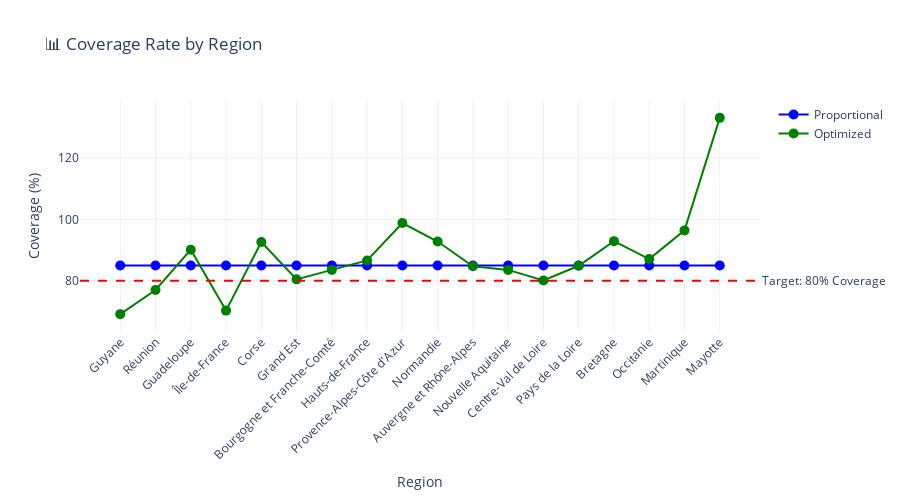

Write notebook code for a chart like this one.
### Code cell
# Coverage comparison
if df_predictions is not None:
    fig = go.Figure()

    fig.add_trace(go.Scatter(
        x=regional_demand['region'],
        y=regional_demand['coverage_proportional'],
        mode='markers+lines',
        name='Proportional',
        marker=dict(size=10, color='blue')
    ))

    if 'coverage_optimal' in regional_demand.columns:
        fig.add_trace(go.Scatter(
            x=regional_demand['region'],
            y=regional_demand['coverage_optimal'],
            mode='markers+lines',
            name='Optimized',
            marker=dict(size=10, color='green')
        ))

    # Target line at 80%
    fig.add_hline(
        y=80,
        line_dash='dash',
        line_color='red',
        annotation_text='Target: 80% Coverage',
        annotation_position='right'
    )

    fig.update_layout(
        title='📊 Coverage Rate by Region',
        xaxis_title='Region',
        yaxis_title='Coverage (%)',
        xaxis_tickangle=-45,
        height=500,
        template='plotly_white',
        hovermode='x unified'
    )

    fig.write_html(viz_path / 'coverage_by_region.html')
    fig.show()
    print("✅ Saved: coverage_by_region.html")

### Figure 1 — Plotly figure (JSON) as saved in the notebook; plotly's stock layout.template omitted (floating-point values rounded to 4 significant figures)
{"data": [{"marker": {"color": "blue", "size": 10}, "mode": "markers+lines", "name": "Proportional", "type": "scatter", "x": ["Guyane", "Réunion", "Guadeloupe", "Île-de-France", "Corse", "Grand Est", "Bourgogne et Franche-Comté", "Hauts-de-France", "Provence-Alpes-Côte d'Azur", "Normandie", "Auvergne et Rhône-Alpes", "Nouvelle Aquitaine", "Centre-Val de Loire", "Pays de la Loire", "Bretagne", "Occitanie", "Martinique", "Mayotte"], "y": [85.0, 85.0, 85.0, 85.0, 85.0, 85.0, 85.0, 85.0, 85.0, 85.0, 85.0, 85.0, 85.0, 85.0, 85.0, 85.0, 85.0, 85.0]}, {"marker": {"color": "green", "size": 10}, "mode": "markers+lines", "name": "Optimized", "type": "scatter", "x": ["Guyane", "Réunion", "Guadeloupe", "Île-de-France", "Corse", "Grand Est", "Bourgogne et Franche-Comté", "Hauts-de-France", "Provence-Alpes-Côte d'Azur", "Normandie", "Auvergne et Rhône-Alpes", "Nouvelle Aquitaine", "Centre-Val de Loire", "Pays de la Loire", "Bretagne", "Occitanie", "Martinique", "Mayotte"], "y": [69.13, 77.0, 90.13, 70.28, 92.65, 80.46, 83.55, 86.63, 98.83, 92.79, 84.73, 83.55, 80.09, 84.89, 92.91, 87.06, 96.43, 133.1]}], "layout": {"annotations": [{"showarrow": false, "text": "Target: 80% Coverage", "x": 1, "xanchor": "left", "xref": "x domain", "y": 80, "yanchor": "middle", "yref": "y"}], "height": 500, "hovermode": "x unified", "shapes": [{"line": {"color": "red", "dash": "dash"}, "type": "line", "x0": 0, "x1": 1, "xref": "x domain", "y0": 80, "y1": 80, "yref": "y"}], "title": {"text": "📊 Coverage Rate by Region"}, "xaxis": {"tickangle": -45, "title": {"text": "Region"}}, "yaxis": {"title": {"text": "Coverage (%)"}}}}
